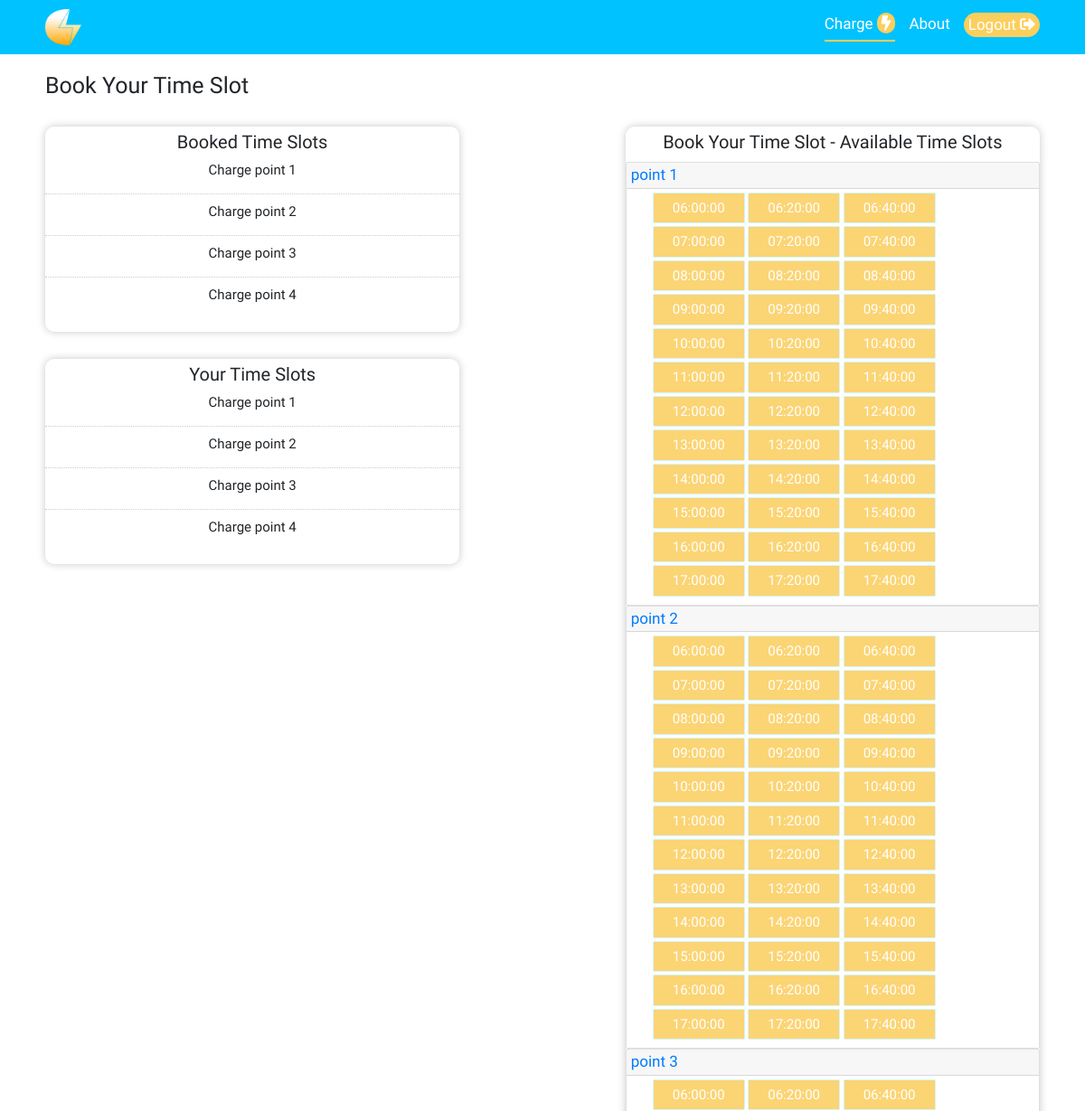
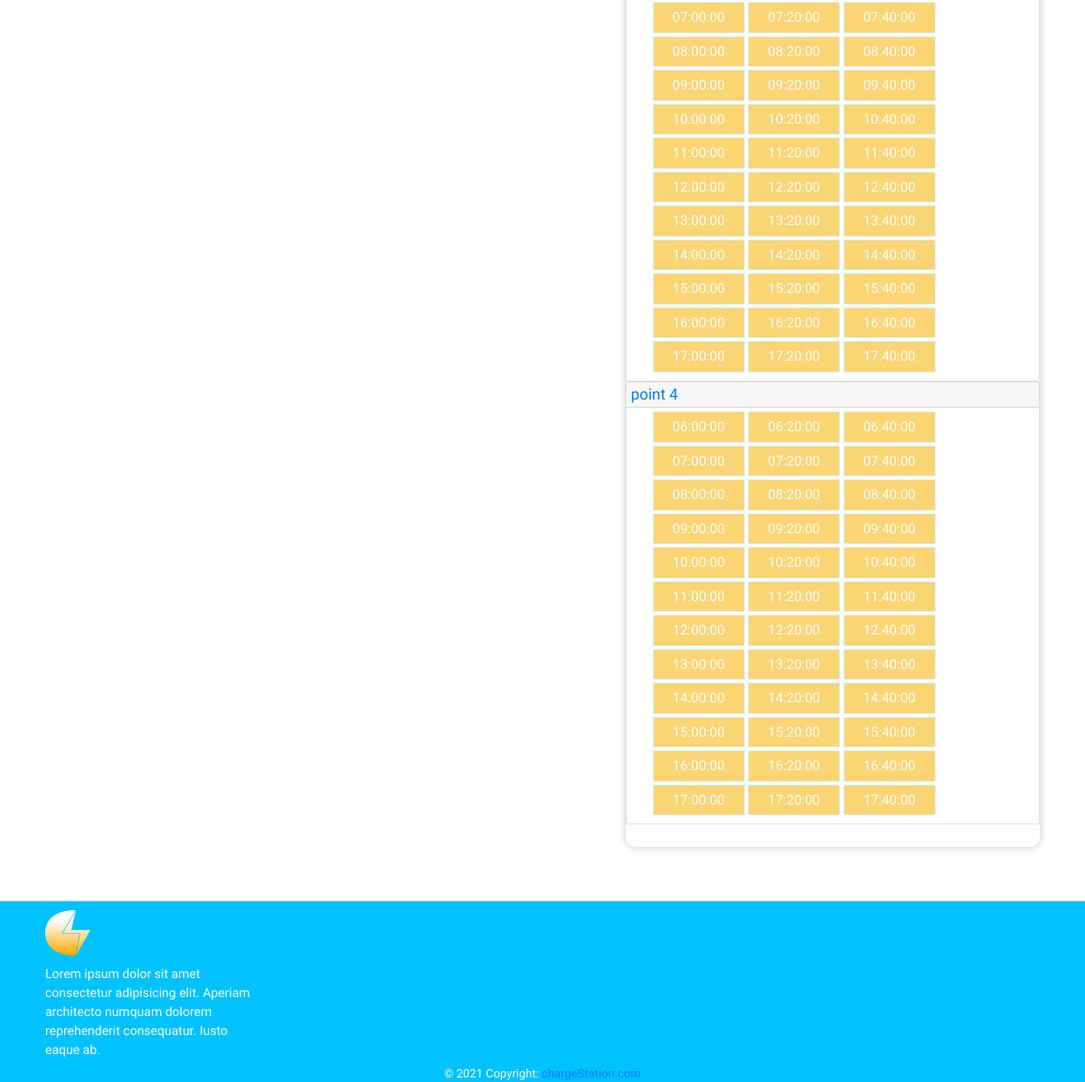
The app's page /user/ChargeIt/ (signed in) with its own data (2 pictures, top to bottom).
### chargeStationManager/models.py (models this page shows, shortened)
class ChargePoint(models.Model):
    id = models.AutoField(primary_key=True)
    station_id = models.ForeignKey(get_user_model(), on_delete=models.CASCADE)
    point_number = models.CharField(max_length=50)
    occupied = models.BooleanField(default=False)

### users/views.py (the view, shortened to what this page needs)
# urls.py: path('<str:st_name>/', views.bookSlot, name='bookSlot'),
@login_required
def bookSlot(request, st_name):
    today = date.today()
    station = get_object_or_404(get_user_model(), station_name=st_name)
    cp = ChargePoint.objects.filter(station_id=station)
    slots = bookedSlotLogDetail.objects.filter(station=station, booked_date=today).order_by('charge_point_number','slot_booked_time')
    slot_s = chargeSlotsCaculation(cp, slots)
    if request.method == 'GET':
        return render(request, 'users/book_slots.html',{'station':station, 'cp':cp, 'slots':slots, 'slot_s':slot_s})

### users/templates/users/book_slots.html (shortened to what this page needs)
{% extends 'users/base.html' %}
{% load static %}
{% block content %}
          <div class="row book_time_slot">
            <div class="col-md-12 mb-5">
                <h2>Book Your Time Slot</h2>
            </div>
            <div class="col-md-5">
                <div class="row mb-5 booked_time_slot">
                    <div class="col-md-12 mb-3">
                        <h3 align='center'>Booked Time Slots</h3>
                    </div>
                    <div class="col-md-12">
                        <div class="row">
                          {% if cp %}
                            {% for p in cp %}
                              <div class="ChargePoint">
                                <div class="ChargePoint_num">
                                  <h4>Charge {{ p.point_number }}</h4>
                                </div>
                                <div class="ChargePoint_slots">
                                </div>
                              </div>
                            {% endfor %}
                          {% else %}
                          <h4>No Charge Points available</h4>
                          {% endif %}
                        </div>
                    </div>
                </div>
                <div class="row booked_time_slot">
                  <div class="col-md-12 mb-3">
                      <h3 align='center'>Your Time Slots</h3>
                  </div>
                  <div class="col-md-12">
                      <div class="row">
                        {% if cp %}
                          {% for p in cp %}
                            <div class="ChargePoint">
                              <div class="ChargePoint_num">
                                <h4>Charge {{ p.point_number }}</h4>
                              </div>
                              <div class="ChargePoint_slots">
                              </div>
                            </div>
                          {% endfor %}
                        {% else %}
                        <h4>No Charge Points available</h4>
                        {% endif %}
                      </div>
                  </div>
              </div>
              </div>
            <div class="col-md-2"></div>
            <div class="col-md-5">
              <div class="row booking_time_slot">
                <div class="col-md-12 mb-3">
                  <h3 align='center'>Book Your Time Slot - Available Time Slots</h3>
                </div>
                <div class="col-md-12">
                  <div class="accordion" id="accordionExample">
                    {% for point in cp %}
                    {% with point.id as num %}
                      <div class="card">
                        <div class="card-header" id="heading{{ point.point_number }}">
                          <h2 class="mb-0">
                            <button class="btn btn-link btn-block text-left" type="button" data-toggle="collapse" data-target="#{{ num }}" aria-expanded="true" aria-controls="{{ num }}">
                              {{ point.point_number }}
                            </button>
                          </h2>
                        </div>
                        <div id="{{ num }}" class="collapse show" aria-labelledby="heading{{ num }}" data-parent="#accordionExample">
                          <div class="card-body">
                            <div class="row">
                              <div class="col-md-12">
                                <div class="row">
                                  <div class="ChargePoint_slots">
                                    {% for  key, values in slot_s.items %}
                                      {% if key == point.point_number %}
                                          {% for value in values %}
                                            {% if value.status == 'not booked' %}
                                                <p class="slot" onclick="getValue('{{ value.time }}','{{ point.point_number }}')" disabled>{{ value.time }}</p>
                                              {% elif value.status == 'booked' %}
                                                {% if value.point == point.point_number %}
                                                  <p class="slot alert-danger" disabled>{{ value.time }}</p>
                                                {% else %}
                                                  <p class="slot" onclick="getValue('{{ value.time }}','{{ point.point_number }}')" disabled>{{ value.time }}</p>
                                                {% endif %}
                                              {% endif %}
                                          {% endfor %}
                                      {% endif %}
                                    {% endfor %}
                                  </div>
                                </div>
                              </div>
                            </div>
                          </div>
                        </div>
                      </div>
                      {% endwith %}
                    {% endfor %}
                  </div>
                </div>
                <div class="col-md-12">
                  <form action="" method="POST">
                    </form>
                </div>
              </div>
            </div>
          </div>
        </div>
{% endblock %}

### users/templates/users/base.html (shortened to what this page needs)
{% load static %}
<!DOCTYPE html>
<html lang="en">
<head>
    <link rel="stylesheet" href="https://cdnjs.cloudflare.com/ajax/libs/font-awesome/5.15.3/css/all.min.css" />
    <link rel="stylesheet" href="https://maxcdn.bootstrapcdn.com/bootstrap/4.0.0/css/bootstrap.min.css">
    <link rel="stylesheet" href="{% static 'styles/styles.css' %}">
</head>
<body>
    <div class="container-fluid">
        <div class="row">
          <div class="col-md-12">
            <nav class="navbar navbar-expand-lg navbar-dark bg-dark">
              {% if user.is_authenticated %}
                {% if user.is_manager != True %}
                  <a class="navbar-brand" href="{% url 'landingPage' %}"><img src="{% static 'images/chargeStation.png' %}" alt="logo" width="40%"></a>
                {% else %}
                  <a class="navbar-brand" href="{% url 'manager:managerHome' %}"><img src="{% static 'images/chargeStation.png' %}" alt="logo" width="40%"></a>
                {% endif%}
                {% else %}
                  <a class="navbar-brand" href="{% url 'landingPage' %}"><img src="{% static 'images/chargeStation.png' %}" alt="logo" width="40%"></a>
              {% endif%}
              <div class="collapse navbar-collapse" id="navbarNav">
                <ul class="navbar-nav">
                  {% if user.is_authenticated %}
                    {% if user.is_manager == False %}
                      <li class="nav-item active-link">
                        <a class="nav-link active-link" href="{% url 'users:charge' %}">Charge <span class="fa fa-bolt"></span></a>
                      </li>
                    {% endif %}
                  {% endif %}
                  <li class="nav-item">
                    <a class="nav-link" href="#">About</a>
                  </li>
                  {% if user.is_authenticated %}
                  <li class="nav-item">
                    <form action="{% url 'logoutUser' %}" method="post">
                      <button class="btn btn-primary" type="submit">Logout <span class="fa fa-sign-out-alt"></span></button>
                    </form>
                  </li>
                  {% endif %}
                </ul>
              </div>
            </nav>
          </div>
        </div>
      </div>
      <div class="container-fluid contentContainer">
          {% block content %}
          {% endblock %}
      <div class="footer">
        <div class="footer-content">
          <div class="footer-section about">
              <div class="footer-logo">
                <a href="#"><img src="{% static 'images/chargeStation.png' %}" alt="logo" width="11%"></a>
                <p>Lorem ipsum dolor sit amet consectetur adipisicing elit. Aperiam architecto numquam dolorem reprehenderit consequatur. Iusto eaque ab.</p>
              </div>
          </div>
          <div class="footer-section footer-bottom">
            <p>© 2021 Copyright:<a href="#"> chargeStation.com</a></p>
          </div>
        </div>
      </div>
</body>
</html>

### users/static/styles/styles.css (style rules this page uses)
* { margin: 0% !important; padding: 0% !important; box-sizing: border-box !important; }
html { font-size: 10px; }
body { font-family: 'KoHo', sans-serif; font-weight: 200; }
h2 { font-size: 2.5rem; }
h3 { font-size: 2rem; }
h4 { font-size: 1.5rem; }
.bg-dark { background-color: #00c2ff !important; }
.navbar { padding: 1rem 5rem !important; }
.navbar-nav { width: 100%; justify-content: flex-end; }
.nav-item:not(:last-child) { margin-right: 1.5rem !important; }
.nav-link { font-size: 1.7rem; font-weight: 400; color: #fff !important; padding-bottom: .5rem !important; }
.active-link { font-weight: 500; color: #fbcf5e; border-bottom: 1px solid #fbcf5e; }
.btn { font-size: 1.7rem; font-weight: 500; border: none; border-radius: 2rem; padding: .1rem .5rem !important; }
.btn-primary { background-color: #fbcf5e; }
.fa-bolt { background-color: #fbcf5e; padding: .3rem .5rem !important; border-radius: 1rem; transition: all .5s ease; }
.contentContainer { padding: 1rem 0rem !important; margin-bottom: 4rem !important; }
.book_time_slot { padding: 1rem 5rem !important; }
.booked_time_slot, .booking_time_slot { display: flex; flex-direction: column; box-shadow: 0 0 1rem rgb(200, 200, 200); padding: .5rem 0rem !important; border-radius: 1rem; }
.booking_time_slot form { display: flex; flex-direction: column; align-items: center; padding: .5rem 0rem !important; }
.ChargePoint { width: 100%; display: flex; flex-direction: column; align-items: center; margin-bottom: 1rem !important; }
.ChargePoint:not(:last-child) { border-bottom: 1px dotted rgba(204, 204, 204); }
.ChargePoint_num { width: auto; margin-bottom: .7rem !important; }
.ChargePoint_slots { padding: .5rem 3rem !important; width: 100%; }
.slot { display: inline-block !important; width: 100px; padding: .5rem !important; margin-right: .3rem !important; margin-bottom: .5rem !important; background-color: #fbce5edc; font-size: 1.5rem; font-weight: 500; color: #fff; text-align: center; box-shadow: 0 0 .1rem #00c3ff; border: none; }
.footer { height: 200px; color: #fff; background-color: #00c2ff; position: relative; }
.footer-content { display: flex; flex-direction: column; padding: 1rem 5rem !important; }
.footer-section { width: 100%; display: flex; justify-content: space-between; }
.about .footer-logo { width: 22%; font-size: 1.4rem; font-weight: 500; display: inherit; flex-direction: column; align-items: flex-start; }
.footer-logo img { width: 5rem; margin-bottom: 1rem !important; }
.footer-bottom { position: absolute; bottom: 0px; left: 0px; justify-content: space-around; font-size: 1.3rem; font-weight: 500; }

### records on screen
ChargePoint: point_number "point 1", time "06:00:00" "06:20:00" "06:40:00" "07:00:00" "07:20:00" "07:40:00" "08:00:00" "08:20:00" "08:40:00" "09:00:00" "09:20:00" "09:40:00" "10:00:00" "10:20:00" "10:40:00" "11:00:00" "11:20:00" "11:40:00" "12:00:00" "12:20:00" "12:40:00" "13:00:00" "13:20:00" "13:40:00" "14:00:00" "14:20:00" "14:40:00" "15:00:00" "15:20:00" "15:40:00" "16:00:00" "16:20:00" "16:40:00" "17:00:00" "17:20:00" "17:40:00"
ChargePoint: point_number "point 2", time "06:00:00" "06:20:00" "06:40:00" "07:00:00" "07:20:00" "07:40:00" "08:00:00" "08:20:00" "08:40:00" "09:00:00" "09:20:00" "09:40:00" "10:00:00" "10:20:00" "10:40:00" "11:00:00" "11:20:00" "11:40:00" "12:00:00" "12:20:00" "12:40:00" "13:00:00" "13:20:00" "13:40:00" "14:00:00" "14:20:00" "14:40:00" "15:00:00" "15:20:00" "15:40:00" "16:00:00" "16:20:00" "16:40:00" "17:00:00" "17:20:00" "17:40:00"
ChargePoint: point_number "point 3", time "06:00:00" "06:20:00" "06:40:00" "07:00:00" "07:20:00" "07:40:00" "08:00:00" "08:20:00" "08:40:00" "09:00:00" "09:20:00" "09:40:00" "10:00:00" "10:20:00" "10:40:00" "11:00:00" "11:20:00" "11:40:00" "12:00:00" "12:20:00" "12:40:00" "13:00:00" "13:20:00" "13:40:00" "14:00:00" "14:20:00" "14:40:00" "15:00:00" "15:20:00" "15:40:00" "16:00:00" "16:20:00" "16:40:00" "17:00:00" "17:20:00" "17:40:00"
ChargePoint: point_number "point 4", time "06:00:00" "06:20:00" "06:40:00" "07:00:00" "07:20:00" "07:40:00" "08:00:00" "08:20:00" "08:40:00" "09:00:00" "09:20:00" "09:40:00" "10:00:00" "10:20:00" "10:40:00" "11:00:00" "11:20:00" "11:40:00" "12:00:00" "12:20:00" "12:40:00" "13:00:00" "13:20:00" "13:40:00" "14:00:00" "14:20:00" "14:40:00" "15:00:00" "15:20:00" "15:40:00" "16:00:00" "16:20:00" "16:40:00" "17:00:00" "17:20:00" "17:40:00"
